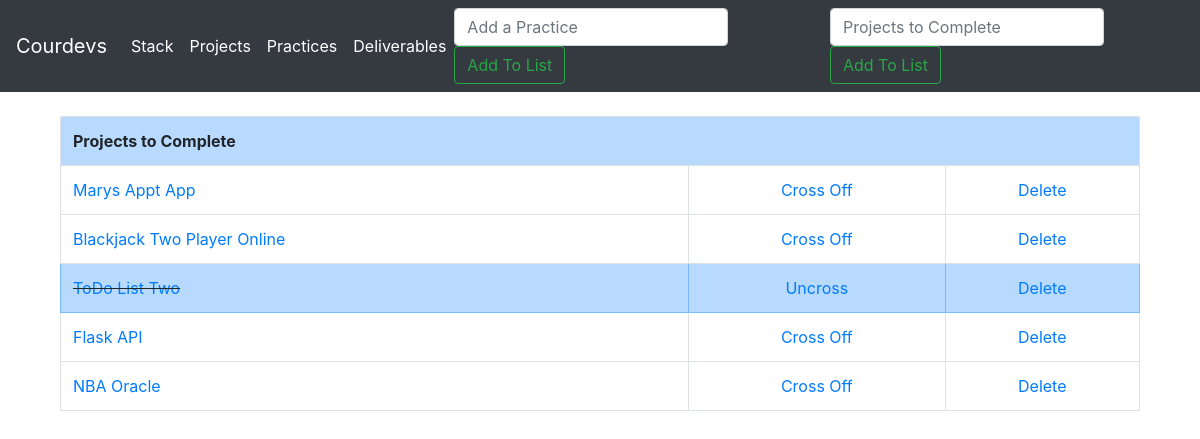
The app's page /projects/, older data.
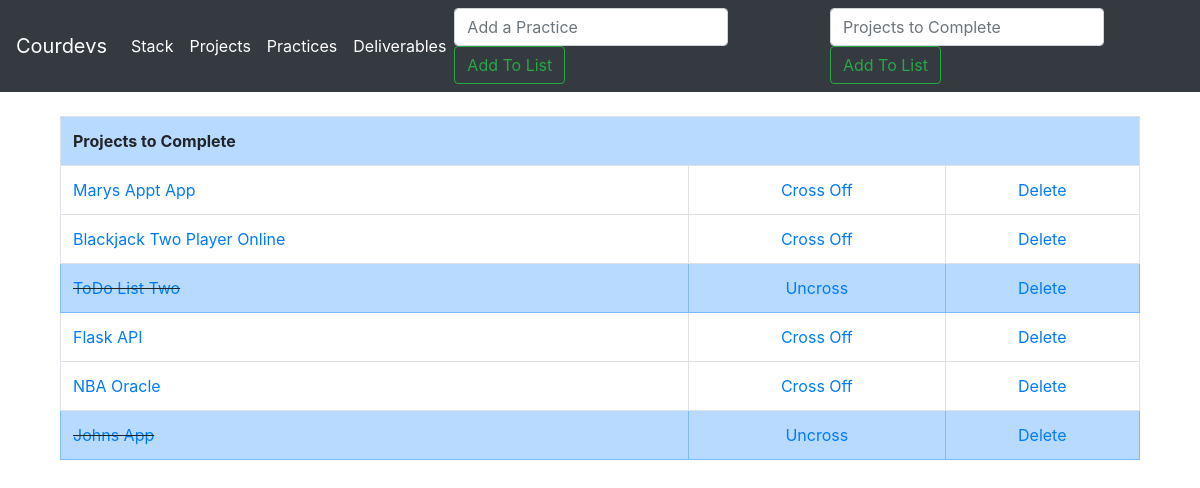
The same page, newer data.
### todoTwo/models.py (models this page shows, shortened)
class Project(models.Model):
	itemproj = models.CharField(max_length=200)
	completedproj = models.BooleanField(default=False)

### todoTwo/views.py (the view, shortened to what this page needs)
# urls.py: path('projects/', views.projects, name='projects'),
def projects(request):
	if request.method == 'POST':
		form = ListForm(request.POST or None)
		if form.is_valid(): #if information on form is valid
			form.save()     #save the info
			all_items = List.objects.all
			messages.success(request, ('Item Has Been Added To List'))
			return render(request, 'todo.html', {'all_items': all_items})
	else:
		all_proj = Project.objects.all
		return render(request, 'projects.html', {'all_proj': all_proj})

### todoTwo/templates/projects.html (shortened to what this page needs)
{% extends 'base.html' %}
{% block content %}
<div class="container">
		{% if all_proj %}
			<div class="container">
      			<table class="table table-bordered">
        			<th class="table table-primary" colspan="4">Projects to Complete</th>
						{% for stuff in all_proj %}
							{% if stuff.completedproj %}
								<tr class="table-primary">
									<td class="striker"><a href="{% url 'projedit' stuff.id %}">{{ stuff.itemproj }}</a></td>
									<td><center><a href="{% url 'uncross_project' stuff.id %}">Uncross</center></td>
									<td><center><a href="{% url 'deleteproj' stuff.id %}">Delete</a></center></td>
								</tr>
								{% else %}
								<tr>
									<td><a href="{% url 'projedit' stuff.id %}">{{ stuff.itemproj }}</a></td>
									<td><center><a href="{% url 'cross_off_project' stuff.id %}">Cross Off</a></center></td>
									<td><center><a href="{% url 'deleteproj' stuff.id %}">Delete</a></center></td>
								</tr>
							{% endif %}
				      	{% endfor %}
				</table>
      	{% endif %}
</div>
{% endblock %}

Row changes from the older to the newer data that the page shows:
added Project: itemproj "Johns App"
